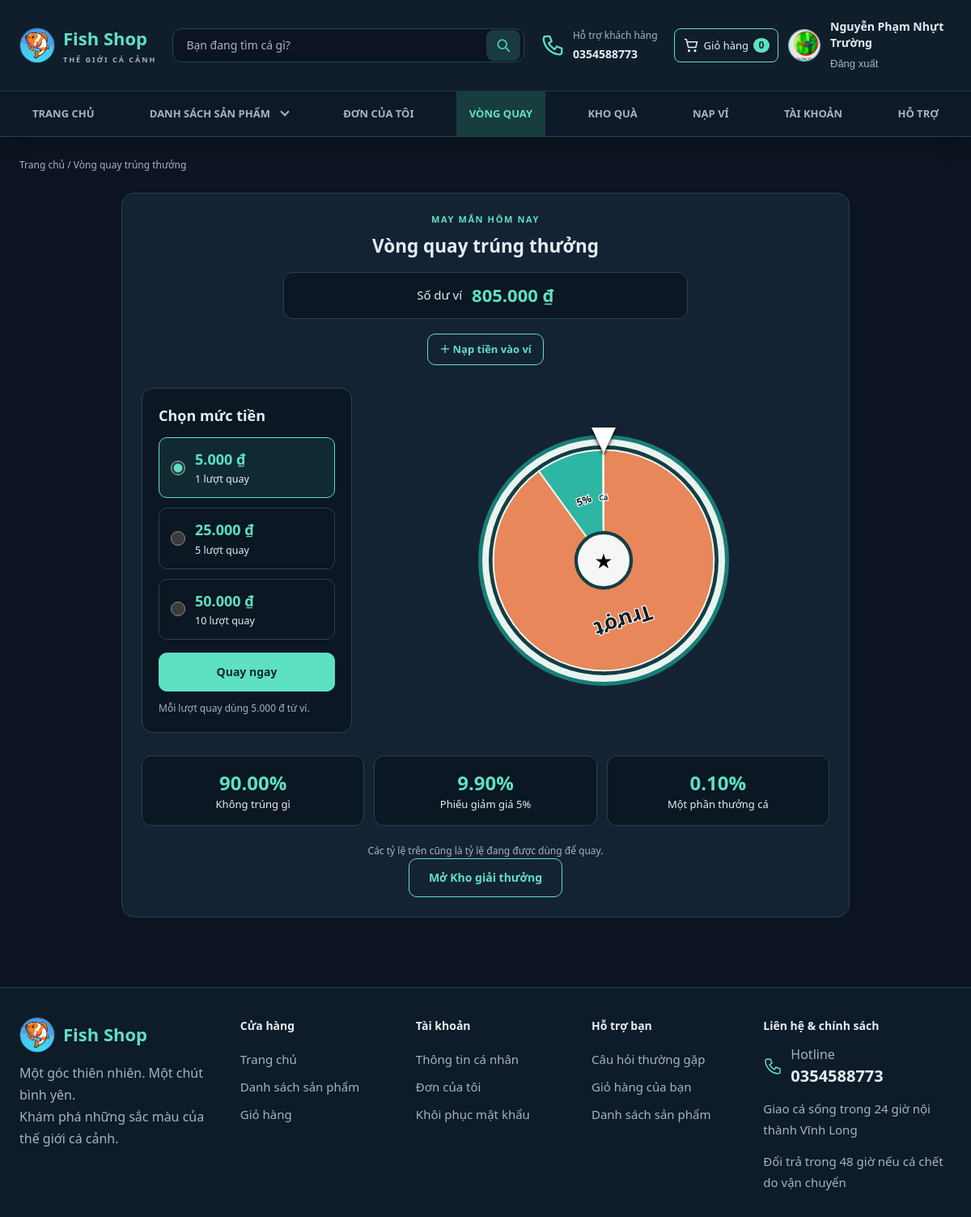
The app's page /wheel.php (signed in), older data.
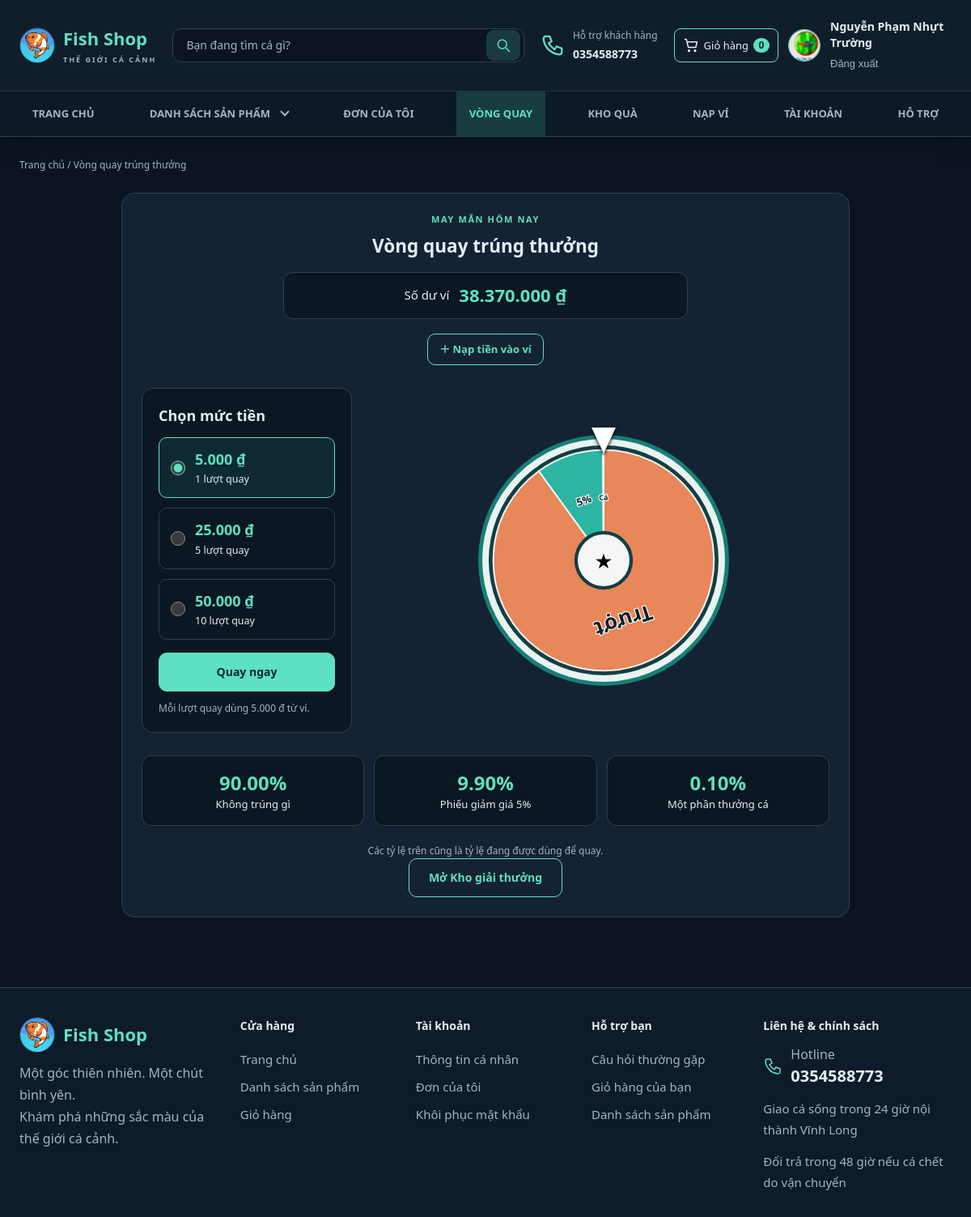
The same page, newer data.
### tables this page shows
CREATE TABLE `prize_wallets` (
  `user_id` int(10) UNSIGNED NOT NULL,
  `balance` bigint(20) UNSIGNED NOT NULL DEFAULT 0,
  `updated_at` timestamp NOT NULL DEFAULT current_timestamp() ON UPDATE current_timestamp()
);

### config/database.php (called while the page is built, shortened)
<?php
function db(): PDO
{
    static $pdo = null;
    if ($pdo === null) {
        try {
            $pdo = new PDO(
                'mysql:host=' . DB_HOST . ';dbname=' . DB_NAME . ';charset=utf8mb4',
                DB_USER,
                DB_PASS,
                [
                    PDO::ATTR_ERRMODE => PDO::ERRMODE_EXCEPTION,
                    PDO::ATTR_DEFAULT_FETCH_MODE => PDO::FETCH_ASSOC,
                    PDO::ATTR_EMULATE_PREPARES => false,
                ]
            );
        } catch (PDOException $e) {
            http_response_code(500);
            exit('Không kết nối được MySQL. Hãy bật MySQL trong XAMPP, nhập file database/WebBanCa.sql và kiểm tra config/database.php.');
        }
    }
    return $pdo;
}

### includes/auth.php (called while the page is built, shortened)
<?php
require_once __DIR__ . '/../config/database.php';
require_once __DIR__ . '/functions.php';
function current_user(): ?array {
    static $user = false;
    if ($user === false) {
        $user = null;
        if (!empty($_SESSION['user_id'])) {
            $st = db()->prepare(
                'SELECT id, username, fullname, phone, address, avatar, role, account_status FROM users WHERE id = ?'
            );
            $st->execute([(int)$_SESSION['user_id']]);
            $user = $st->fetch() ?: null;
        }
    }
    return $user;
}
function requireLogin(): array {
    $u = current_user();
    return $u;
}

### includes/rewards.php (called while the page is built, shortened)
<?php
function prize_wallet(PDO $pdo, int $userId): array {
    $pdo->prepare('INSERT INTO prize_wallets(user_id) VALUES(?) ON DUPLICATE KEY UPDATE user_id=VALUES(user_id)')->execute([$userId]);
    $st=$pdo->prepare('SELECT balance FROM prize_wallets WHERE user_id=?'); $st->execute([$userId]);
    return $st->fetch() ?: ['balance'=>0];
}

### includes/functions.php (called while the page is built, shortened)
<?php
function money($v): string { return number_format((float)$v, 0, ',', '.') . ' ₫'; }

### wheel.php (the view, shortened to what the changed rows need)
<?php
require_once __DIR__ . '/includes/auth.php';
require_once __DIR__ . '/includes/rewards.php';
$user=requireLogin(); $pdo=db(); reward_schema($pdo); $wallet=prize_wallet($pdo,(int)$user['id']);
$pageTitle='Vòng quay trúng thưởng'; include __DIR__.'/includes/header.php';
?>
<section class="card prize-wheel-page">
  <p class="map-eyebrow">MAY MẮN HÔM NAY</p><h1>Vòng quay trúng thưởng</h1>
  <div class="wallet-balance"><span>Số dư ví</span><b><?=money($wallet['balance'])?></b></div>
</section>
<?php include __DIR__.'/includes/footer.php'; ?>

Row changes from the older to the newer data that the page shows:
changed prize_wallets: balance "805.000 ₫" → "38.370.000 ₫"
